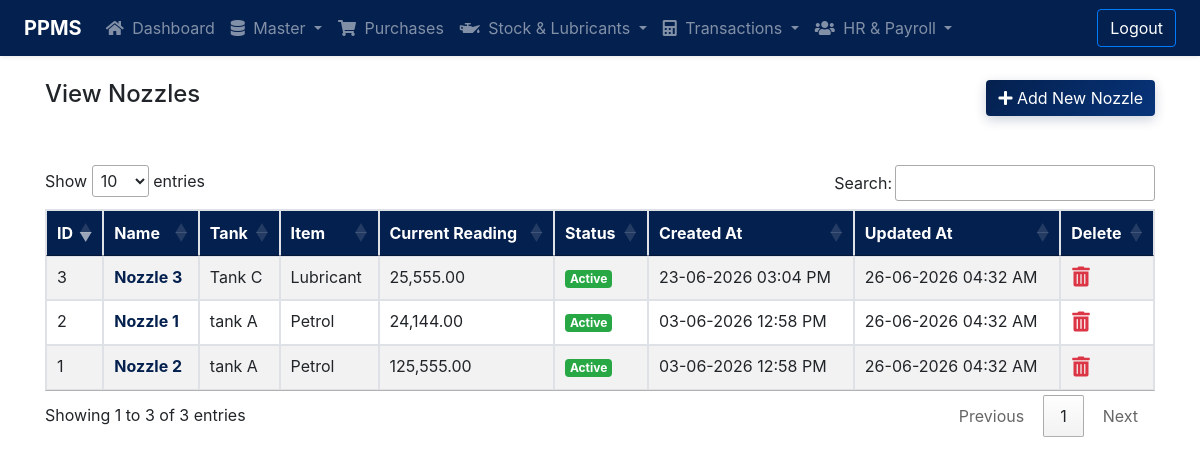
Page /nozzles/nozzles-list.php (signed in) on the committed database.
### tables this page shows
CREATE TABLE `tbl_nozzles` (
  `id` int(11) NOT NULL,
  `name` varchar(128) NOT NULL,
  `tank_id` int(11) NOT NULL,
  `item_id` int(11) NOT NULL,
  `start_reading` decimal(10,2) NOT NULL DEFAULT 0.00,
  `status` enum('Active','Inactive') NOT NULL DEFAULT 'Active',
  `created_at` datetime NOT NULL DEFAULT current_timestamp(),
  `updated_at` datetime NOT NULL DEFAULT current_timestamp() ON UPDATE current_timestamp()
);

CREATE TABLE `tbl_tanks` (
  `id` int(11) NOT NULL,
  `tank_name` varchar(128) NOT NULL,
  `item_id` int(11) NOT NULL,
  `storage_capacity` decimal(12,2) NOT NULL DEFAULT 0.00,
  `created_at` datetime NOT NULL DEFAULT current_timestamp(),
  `updated_at` datetime NOT NULL DEFAULT current_timestamp() ON UPDATE current_timestamp()
);

CREATE TABLE `tbl_items` (
  `id` int(11) NOT NULL,
  `name` varchar(128) NOT NULL,
  `cash_rate` decimal(10,2) NOT NULL,
  `credit_rate` decimal(10,2) NOT NULL DEFAULT 0.00,
  `purchase_rate` decimal(10,2) NOT NULL DEFAULT 0.00,
  `unit` varchar(64) NOT NULL DEFAULT '',
  `created_at` datetime NOT NULL DEFAULT current_timestamp(),
  `updated_at` datetime NOT NULL DEFAULT current_timestamp() ON UPDATE current_timestamp()
);

### nozzles/nozzles-list.php (the view, shortened to what this page needs)
<?php
require '../include/config.php';
?>
<!DOCTYPE html>
<html lang="en">
  <head>
		<link rel="stylesheet" href="https://stackpath.bootstrapcdn.com/bootstrap/4.3.1/css/bootstrap.min.css">
		<link rel="stylesheet" href="https://cdnjs.cloudflare.com/ajax/libs/font-awesome/5.11.2/css/all.min.css" />
		<link rel="stylesheet" href="https://cdn.jsdelivr.net/gh/fancyapps/fancybox@3.5.7/dist/jquery.fancybox.min.css" />
		<link rel="stylesheet" href="https://cdn.datatables.net/1.10.20/css/jquery.dataTables.min.css" />
		<link rel="stylesheet" href="../include/style.css?v=1.0.1" />
	</head>
	<body>
        <?php include('../include/navbar.php');?>
		<main class="main">
			<div class="container pt-4 pb-4">
				<div class="row mb-5 align-items-center">
					<div class="col-md-6">
						<h4>View Nozzles</h4>
					</div>
					<div class="col-md-6 text-right">
						<a href="add-nozzle.php" class="btn btn-primary"><i class="fas fa-plus"></i> Add New Nozzle</a>
					</div>
				</div>
				<table id="nozzlesListTable" class="table table-striped table-bordered">
					<thead>
						<tr>
							<th>ID</th>
							<th>Name</th>
							<th>Tank</th>
							<th>Item</th>
							<th>Current Reading</th>
							<th>Status</th>
							<th>Created At</th>
							<th>Updated At</th>
							<th>Delete</th>
						</tr>
					</thead>
					<tbody>
						<?php
						$sql = "SELECT n.*, t.tank_name, i.name as item_name
                                FROM tbl_nozzles n
                                LEFT JOIN tbl_tanks t ON n.tank_id = t.id
                                LEFT JOIN tbl_items i ON n.item_id = i.id
                                ORDER BY n.id DESC";
						$result = mysqli_query($connection, $sql);
						$resultcheck = mysqli_num_rows($result);
						if($resultcheck > 0){
							while($row = mysqli_fetch_assoc($result)){
                                $statusBadge = ($row['status'] == 'Active') ? 'badge-success' : 'badge-secondary';
								echo'
									<tr>
										<td>'.$row['id'].'</td>
										<td><a href="edit-nozzle.php?id='.$row['id'].'" class="font-weight-bold" style="color: var(--primary-color);">'.htmlspecialchars($row['name']).'</a></td>
										<td>'.htmlspecialchars($row['tank_name'] ?? 'N/A').'</td>
										<td>'.htmlspecialchars($row['item_name'] ?? 'N/A').'</td>
										<td>'.number_format($row['start_reading'], 2).'</td>
										<td><span class="badge '.$statusBadge.'">'.htmlspecialchars($row['status']).'</span></td>
										<td>'.date("d-m-Y h:i A", strtotime($row['created_at'])).'</td>
										<td>'.date("d-m-Y h:i A", strtotime($row['updated_at'])).'</td>
										<td><a class="btn btn-large btn-link p-0 text-danger" onclick="deletenozzle('.$row['id'].')"><i class="fas fa-trash-alt" style="font-size: 20px;"></i></a></td>
									</tr>';
							}
						}
						?>
					</tbody>
				</table>
			</div>
		</main>
    </body>
</html>

### include/navbar.php (shortened to what this page needs)
<?php
$prefix = '';
if (!file_exists('include/navbar.php')) {
    $prefix = '../';
}
?>
<nav class="navbar navbar-expand-lg bg-dark navbar-dark px-lg-4 shadow-sm">
    <a class="navbar-brand font-weight-bold" href="<?php echo $prefix; ?>dashboard.php">PPMS</a>
    <div class="collapse navbar-collapse" id="navbarNavDropdown">
        <ul class="navbar-nav mr-auto">
            <li class="nav-item">
                <a class="nav-link" href="<?php echo $prefix; ?>dashboard.php"><i class="fas fa-home mr-1"></i> Dashboard</a>
            </li>
            <li class="nav-item dropdown">
                <a class="nav-link dropdown-toggle" href="#" id="navbarDropdownMenuLink" data-toggle="dropdown" aria-haspopup="true" aria-expanded="false">
                <i class="fas fa-database mr-1"></i> Master
                </a>
            </li>
            <li class="nav-item">
                <a class="nav-link" href="<?php echo $prefix; ?>purchases/purchases-list.php"><i class="fas fa-shopping-cart mr-1"></i> Purchases</a>
            </li>
            <li class="nav-item dropdown">
                <a class="nav-link dropdown-toggle" href="#" id="navbarDropdownMenuLinkLubricants" data-toggle="dropdown" aria-haspopup="true" aria-expanded="false">
                <i class="fas fa-oil-can mr-1"></i> Stock & Lubricants
                </a>
            </li>
            <li class="nav-item dropdown">
                <a class="nav-link dropdown-toggle" href="#" id="navbarDropdownMenuLink3" data-toggle="dropdown" aria-haspopup="true" aria-expanded="false">
                <i class="fas fa-calculator mr-1"></i> Transactions
                </a>
            </li>
            <li class="nav-item dropdown">
                <a class="nav-link dropdown-toggle" href="#" id="navbarDropdownMenuLinkHR" data-toggle="dropdown" aria-haspopup="true" aria-expanded="false">
                <i class="fas fa-users mr-1"></i> HR & Payroll
                </a>
            </li>
        </ul>
        <a href="<?php echo $prefix; ?>include/logout.php" class="btn btn-outline-primary mt-2 mt-lg-0 ml-lg-3">Logout</a>
    </div>
</nav>

### include/style.css (style rules this page uses)
:root { --primary-color: #04204e; --primary-hover: #07347a; --primary-light: #e6f0fa; --primary-gradient: linear-gradient(135deg, var(--primary-color) 0%, #07347a 100%); --gradient-header: linear-gradient(135deg, var(--primary-color) 0%, #094096 100%); }
.bg-dark { background-color: var(--primary-color) !important; }
.btn-outline-primary { color:white !important; }
.btn-primary { background-color: #04204e !important; background: var(--primary-gradient) !important; border: none !important; color: #fff !important; box-shadow: 0 4px 12px rgba(4, 32, 78, 0.2); transition: all 0.2s; }
table thead th, .table thead th { background-color: #04204e !important; color: #fff !important; }

### nozzles/nozzles-list.php (style rules this page uses)
.btn-primary { background-color: #04204e !important; background: var(--primary-gradient) !important; border: none !important; color: #fff !important; }
#nozzlesListTable thead th { background-color: #04204e !important; background: var(--primary-color) !important; color: #fff !important; }

### rows in the picture
tbl_nozzles: id "3", name "Nozzle 3", tank.tank_name "Tank C", item.name "Lubricant", start_reading "25,555.00", status "Active", created_at "23-06-2026 03:04 PM", updated_at "26-06-2026 04:32 AM"
tbl_nozzles: id "2", name "Nozzle 1", tank.tank_name "tank A", item.name "Petrol", start_reading "24,144.00", status "Active", created_at "03-06-2026 12:58 PM", updated_at "26-06-2026 04:32 AM"
tbl_nozzles: id "1", name "Nozzle 2", tank.tank_name "tank A", item.name "Petrol", start_reading "125,555.00", status "Active", created_at "03-06-2026 12:58 PM", updated_at "26-06-2026 04:32 AM"
